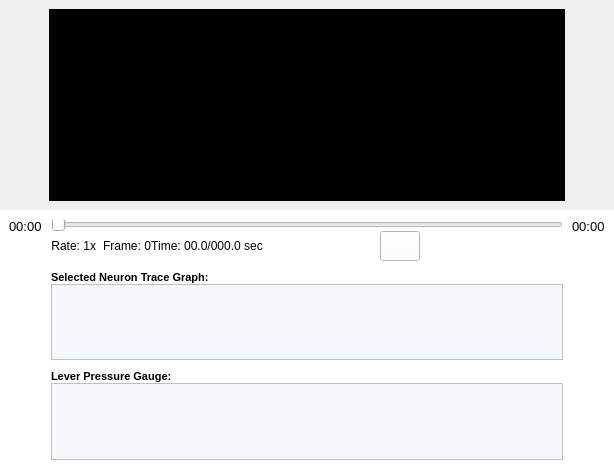
                  <widget class="QWidget" name="widget_85" native="true">
                   <property name="sizePolicy">
                    <sizepolicy hsizetype="Expanding" vsizetype="Expanding">
                     <horstretch>0</horstretch>
                     <verstretch>0</verstretch>
                    </sizepolicy>
                   </property>
                   <property name="maximumSize">
                    <size>
                     <width>1550</width>
                     <height>16777215</height>
                    </size>
                   </property>
                   <property name="styleSheet">
                    <string notr="true">border-color: rgb(0, 0, 0);
border-color: rgb(0, 0, 0);</string>
                   </property>
                   <layout class="QGridLayout" name="gridLayout_5">
                    <property name="leftMargin">
                     <number>0</number>
                    </property>
                    <property name="topMargin">
                     <number>0</number>
                    </property>
                    <property name="rightMargin">
                     <number>0</number>
                    </property>
                    <property name="bottomMargin">
                     <number>0</number>
                    </property>
                    <property name="spacing">
                     <number>0</number>
                    </property>
                    <item row="0" column="0">
                     <widget class="QWidget" name="widget_90" native="true">
                      <property name="styleSheet">
                       <string notr="true">border-color: rgb(0, 0, 0);</string>
                      </property>
                      <layout class="QGridLayout" name="gridLayout_6" columnstretch="0,0,0">
                       <item row="0" column="2">
                        <spacer name="horizontalSpacer_14">
                         <property name="orientation">
                          <enum>Qt::Horizontal</enum>
                         </property>
                         <property name="sizeType">
                          <enum>QSizePolicy::Preferred</enum>
                         </property>
                         <property name="sizeHint" stdset="0">
                          <size>
                           <width>40</width>
                           <height>20</height>
                          </size>
                         </property>
                        </spacer>
                       </item>
                       <item row="0" column="0">
                        <spacer name="horizontalSpacer_13">
                         <property name="orientation">
                          <enum>Qt::Horizontal</enum>
                         </property>
                         <property name="sizeType">
                          <enum>QSizePolicy::Fixed</enum>
                         </property>
                         <property name="sizeHint" stdset="0">
                          <size>
                           <width>40</width>
                           <height>20</height>
                          </size>
                         </property>
                        </spacer>
                       </item>
                       <item row="0" column="1">
                        <widget class="QGraphicsView" name="scope_camera_view_item_3">
                         <property name="maximumSize">
                          <size>
                           <width>890</width>
                           <height>552</height>
                          </size>
                         </property>
                         <property name="styleSheet">
                          <string notr="true">background-color: rgb(0, 0, 0);</string>
                         </property>
                        </widget>
                       </item>
                      </layout>
                     </widget>
                    </item>
                    <item row="1" column="0">
                     <widget class="QWidget" name="widget_92" native="true">
                      <property name="sizePolicy">
                       <sizepolicy hsizetype="Minimum" vsizetype="Minimum">
                        <horstretch>0</horstretch>
                        <verstretch>0</verstretch>
                       </sizepolicy>
                      </property>
                      <property name="maximumSize">
                       <size>
                        <width>1550</width>
                        <height>260</height>
                       </size>
                      </property>
                      <property name="styleSheet">
                       <string notr="true">border-color: rgb(0, 0, 0);</string>
                      </property>
                      <layout class="QHBoxLayout" name="horizontalLayout_3">
                       <property name="spacing">
                        <number>0</number>
                       </property>
                       <property name="leftMargin">
                        <number>0</number>
                       </property>
                       <property name="topMargin">
                        <number>0</number>
                       </property>
                       <property name="rightMargin">
                        <number>0</number>
                       </property>
                       <property name="bottomMargin">
                        <number>0</number>
                       </property>
                       <item>
                        <widget class="QWidget" name="widget_94" native="true">
                         <property name="sizePolicy">
                          <sizepolicy hsizetype="Fixed" vsizetype="Fixed">
                           <horstretch>0</horstretch>
                           <verstretch>0</verstretch>
                          </sizepolicy>
                         </property>
                         <property name="maximumSize">
                          <size>
                           <width>217</width>
                           <height>260</height>
                          </size>
                         </property>
                         <property name="styleSheet">
                          <string notr="true">background-color: rgb(255, 255, 255);
border-color: rgb(0, 0, 0);</string>
                         </property>
                         <layout class="QGridLayout" name="gridLayout_7">
                          <item row="0" column="0">
                           <widget class="QLabel" name="label_179">
                            <property name="sizePolicy">
                             <sizepolicy hsizetype="Fixed" vsizetype="Fixed">
                              <horstretch>0</horstretch>
                              <verstretch>0</verstretch>
                             </sizepolicy>
                            </property>
                            <property name="font">
                             <font>
                              <family>Arial</family>
                              <pointsize>10</pointsize>
                             </font>
                            </property>
                            <property name="text">
                             <string>00:00</string>
                            </property>
                           </widget>
                          </item>
                          <item row="1" column="0">
                           <spacer name="verticalSpacer_15">
                            <property name="orientation">
                             <enum>Qt::Vertical</enum>
                            </property>
                            <property name="sizeType">
                             <enum>QSizePolicy::Expanding</enum>
                            </property>
                            <property name="sizeHint" stdset="0">
                             <size>
                              <width>20</width>
                              <height>211</height>
                             </size>
                            </property>
                           </spacer>
                          </item>
                         </layout>
                        </widget>
                       </item>
                       <item>
                        <widget class="QWidget" name="widget_97" native="true">
                         <property name="sizePolicy">
                          <sizepolicy hsizetype="Expanding" vsizetype="Expanding">
                           <horstretch>0</horstretch>
                           <verstretch>0</verstretch>
                          </sizepolicy>
                         </property>
                         <property name="maximumSize">
                          <size>
                           <width>1241</width>
                           <height>260</height>
                          </size>
                         </property>
                         <property name="styleSheet">
                          <string notr="true">border-color: rgb(0, 0, 0);
background-color: rgb(255, 255, 255);</string>
                         </property>
                         <layout class="QFormLayout" name="formLayout_6">
                          <property name="horizontalSpacing">
                           <number>0</number>
                          </property>
                          <property name="verticalSpacing">
                           <number>0</number>
                          </property>
                          <property name="leftMargin">
                           <number>0</number>
                          </property>
                          <property name="rightMargin">
                           <number>0</number>
                          </property>
                          <property name="bottomMargin">
                           <number>0</number>
                          </property>
                          <item row="0" column="0" colspan="2">
                           <layout class="QGridLayout" name="gridLayout_21" columnstretch="0,0,0,1,0,2">
                            <item row="0" column="0" colspan="6">
                             <widget class="QSlider" name="horizontalSlider_9">
                              <property name="sizePolicy">
                               <sizepolicy hsizetype="Expanding" vsizetype="Fixed">
                                <horstretch>0</horstretch>
                                <verstretch>0</verstretch>
                               </sizepolicy>
                              </property>
                              <property name="maximumSize">
                               <size>
                                <width>1241</width>
                                <height>12</height>
                               </size>
                              </property>
                              <property name="toolTip">
                               <string>Scope Player</string>
                              </property>
                              <property name="styleSheet">
                               <string notr="true"/>
                              </property>
                              <property name="orientation">
                               <enum>Qt::Horizontal</enum>
                              </property>
                             </widget>
                            </item>
                            <item row="1" column="0">
                             <widget class="QLabel" name="DePlayerRate_3">
                              <property name="sizePolicy">
                               <sizepolicy hsizetype="Minimum" vsizetype="Minimum">
                                <horstretch>0</horstretch>
                                <verstretch>0</verstretch>
                               </sizepolicy>
                              </property>
                              <property name="font">
                               <font>
                                <family>Arial</family>
                                <pointsize>9</pointsize>
                               </font>
                              </property>
                              <property name="text">
                               <string>Rate: 1x  </string>
                              </property>
                              <property name="alignment">
                               <set>Qt::AlignCenter</set>
                              </property>
                             </widget>
                            </item>
                            <item row="1" column="3">
                             <spacer name="horizontalSpacer_16">
                              <property name="orientation">
                               <enum>Qt::Horizontal</enum>
                              </property>
                              <property name="sizeHint" stdset="0">
                               <size>
                                <width>40</width>
                                <height>20</height>
                               </size>
                              </property>
                             </spacer>
                            </item>
                            <item row="1" column="2">
                             <widget class="QLabel" name="DePlayerTime_3">
                              <property name="sizePolicy">
                               <sizepolicy hsizetype="Minimum" vsizetype="Minimum">
                                <horstretch>0</horstretch>
                                <verstretch>0</verstretch>
                               </sizepolicy>
                              </property>
                              <property name="font">
                               <font>
                                <family>Arial</family>
                                <pointsize>9</pointsize>
                               </font>
                              </property>
                              <property name="text">
                               <string>Time: 00.0/000.0 sec</string>
                              </property>
                              <property name="alignment">
                               <set>Qt::AlignCenter</set>
                              </property>
                             </widget>
                            </item>
                            <item row="1" column="4">
                             <layout class="QGridLayout" name="gridLayout_22">
                              <property name="horizontalSpacing">
                               <number>5</number>
                              </property>
                              <property name="verticalSpacing">
                               <number>0</number>
                              </property>
                              <item row="0" column="0">
                               <widget class="QPushButton" name="DePlayerLastButton_3">
                                <property name="minimumSize">
                                 <size>
                                  <width>40</width>
                                  <height>30</height>
                                 </size>
                                </property>
                                <property name="maximumSize">
                                 <size>
                                  <width>40</width>
                                  <height>30</height>
                                 </size>
                                </property>
                                <property name="font">
                                 <font>
                                  <pointsize>10</pointsize>
                                 </font>
                                </property>
                                <property name="styleSheet">
                                 <string notr="true">#DePlayerLastButton_3{
background-color: transparent; 
border-image: url(:/media/previous.png);
background:none;
border:none;
background-repeat:none;
}
#DePlayerLastButton_3:pressed
{
border-image:url(:/media/previous_pre.png);
background-repeat: no-repeat;
}</string>
                                </property>
                                <property name="text">
                                 <string/>
                                </property>
                               </widget>
                              </item>
                              <item row="0" column="1">
                               <widget class="QPushButton" name="DePlayerSlowButton_3">
                                <property name="minimumSize">
                                 <size>
                                  <width>40</width>
                                  <height>30</height>
                                 </size>
                                </property>
                                <property name="maximumSize">
                                 <size>
                                  <width>40</width>
                                  <height>30</height>
                                 </size>
                                </property>
                                <property name="font">
                                 <font>
                                  <pointsize>10</pointsize>
                                 </font>
                                </property>
                                <property name="styleSheet">
                                 <string notr="true">#DePlayerSlowButton_3{
background-color: transparent; 
border-image: url(:/media/rw.png);
background:none;
border:none;
background-repeat:none;
}
#DePlayerSlowButton_3:pressed
{
border-image:url(:/media/rw_pre.png);
background-repeat: no-repeat;
}</string>
                                </property>
                                <property name="text">
                                 <string/>
                                </property>
                               </widget>
                              </item>
                              <item row="0" column="2">
                               <widget class="QPushButton" name="DePlayerPlayButton_3">
                                <property name="minimumSize">
                                 <size>
                                  <width>40</width>
                                  <height>30</height>
                                 </size>
                                </property>
                                <property name="maximumSize">
                                 <size>
                                  <width>40</width>
                                  <height>30</height>
                                 </size>
                                </property>
                                <property name="font">
                                 <font>
                                  <pointsize>10</pointsize>
                                 </font>
                                </property>
                                <property name="styleSheet">
                                 <string notr="true">border-image: url(:/media/play.png);</string>
                                </property>
                                <property name="text">
                                 <string/>
                                </property>
                               </widget>
                              </item>
                              <item row="0" column="3">
                               <widget class="QPushButton" name="DePlayerFastButton_3">
                                <property name="minimumSize">
                                 <size>
                                  <width>40</width>
                                  <height>30</height>
                                 </size>
                                </property>
                                <property name="maximumSize">
                                 <size>
                                  <width>40</width>
                                  <height>30</height>
                                 </size>
                                </property>
                                <property name="font">
                                 <font>
                                  <pointsize>10</pointsize>
                                 </font>
                                </property>
                                <property name="styleSheet">
                                 <string notr="true">#DePlayerFastButton_3{
background-color: transparent; 
border-image: url(:/media/ff.png);
background:none;
border:none;
background-repeat:none;
}
#DePlayerFastButton_3:pressed
{
border-image:url(:/media/ff_pre.png);
background-repeat: no-repeat;
}
</string>
                                </property>
                                <property name="text">
                                 <string/>
                                </property>
                               </widget>
                              </item>
                              <item row="0" column="4">
                               <widget class="QPushButton" name="DePlayerNextButton_3">
                                <property name="minimumSize">
                                 <size>
                                  <width>40</width>
                                  <height>30</height>
                                 </size>
                                </property>
                                <property name="maximumSize">
                                 <size>
                                  <width>40</width>
                                  <height>30</height>
                                 </size>
                                </property>
                                <property name="font">
                                 <font>
                                  <pointsize>10</pointsize>
                                 </font>
                                </property>
                                <property name="styleSheet">
                                 <string notr="true">#DePlayerNextButton_3{
background-color: transparent; 
border-image: url(:/media/next.png);
background:none;
border:none;
background-repeat:none;
}
#DePlayerNextButton_3:pressed
{
border-image:url(:/media/next_pre.png);
background-repeat: no-repeat;
}</string>
                                </property>
                                <property name="text">
                                 <string/>
                                </property>
                               </widget>
                              </item>
                             </layout>
                            </item>
                            <item row="1" column="5">
                             <spacer name="horizontalSpacer_17">
                              <property name="orientation">
                               <enum>Qt::Horizontal</enum>
                              </property>
                              <property name="sizeType">
                               <enum>QSizePolicy::Expanding</enum>
                              </property>
                              <property name="sizeHint" stdset="0">
                               <size>
                                <width>40</width>
                                <height>20</height>
                               </size>
                              </property>
                             </spacer>
                            </item>
                            <item row="1" column="1">
                             <widget class="QLabel" name="DePlayerFrame_3">
                              <property name="sizePolicy">
                               <sizepolicy hsizetype="Minimum" vsizetype="Minimum">
                                <horstretch>0</horstretch>
                                <verstretch>0</verstretch>
                               </sizepolicy>
                              </property>
                              <property name="font">
                               <font>
                                <family>Arial</family>
                                <pointsize>9</pointsize>
                               </font>
                              </property>
                              <property name="text">
                               <string>Frame: 0</string>
                              </property>
                              <property name="alignment">
                               <set>Qt::AlignCenter</set>
                              </property>
                             </widget>
                            </item>
                           </layout>
                          </item>
                          <item row="1" column="1">
                           <spacer name="verticalSpacer_33">
                            <property name="orientation">
                             <enum>Qt::Vertical</enum>
                            </property>
                            <property name="sizeType">
                             <enum>QSizePolicy::Fixed</enum>
                            </property>
                            <property name="sizeHint" stdset="0">
                             <size>
                              <width>0</width>
                              <height>10</height>
                             </size>
                            </property>
                           </spacer>
                          </item>
                          <item row="3" column="0" colspan="2">
                           <widget class="QGraphicsView" name="DeSelectTraceView_3">
                            <property name="styleSheet">
                             <string notr="true">background-color: rgb(245, 248, 250);</string>
                            </property>
                           </widget>
                          </item>
                          <item row="4" column="1">
                           <spacer name="verticalSpacer_34">
                            <property name="orientation">
                             <enum>Qt::Vertical</enum>
                            </property>
                            <property name="sizeType">
                             <enum>QSizePolicy::Fixed</enum>
                            </property>
                            <property name="sizeHint" stdset="0">
                             <size>
                              <width>0</width>
                              <height>10</height>
                             </size>
                            </property>
                           </spacer>
                          </item>
                          <item row="6" column="0" colspan="2">
                           <widget class="QGraphicsView" name="DeLeverPressureViewLarge_3">
                            <property name="styleSheet">
                             <string notr="true">background-color: rgb(245, 248, 250);</string>
                            </property>
                           </widget>
                          </item>
                          <item row="7" column="1">
                           <spacer name="verticalSpacer_19">
                            <property name="orientation">
                             <enum>Qt::Vertical</enum>
                            </property>
                            <property name="sizeType">
                             <enum>QSizePolicy::Fixed</enum>
                            </property>
                            <property name="sizeHint" stdset="0">
                             <size>
                              <width>0</width>
                              <height>10</height>
                             </size>
                            </property>
                           </spacer>
                          </item>
                          <item row="2" column="1">
                           <widget class="QLabel" name="label">
                            <property name="font">
                             <font>
                              <family>Arial</family>
                              <pointsize>8</pointsize>
                              <weight>75</weight>
                              <bold>true</bold>
                             </font>
                            </property>
                            <property name="text">
                             <string>Selected Neuron Trace Graph: </string>
                            </property>
                           </widget>
                          </item>
                          <item row="5" column="1">
                           <widget class="QLabel" name="label_2">
                            <property name="font">
                             <font>
                              <family>Arial</family>
                              <pointsize>8</pointsize>
                              <weight>75</weight>
                              <bold>true</bold>
                             </font>
                            </property>
                            <property name="text">
                             <string>Lever Pressure Gauge: </string>
                            </property>
                           </widget>
                          </item>
                         </layout>
                        </widget>
                       </item>
                       <item>
                        <widget class="QWidget" name="widget_96" native="true">
                         <property name="sizePolicy">
                          <sizepolicy hsizetype="Fixed" vsizetype="Fixed">
                           <horstretch>0</horstretch>
                           <verstretch>0</verstretch>
                          </sizepolicy>
                         </property>
                         <property name="maximumSize">
                          <size>
                           <width>92</width>
                           <height>260</height>
                          </size>
                         </property>
                         <property name="styleSheet">
                          <string notr="true">background-color: rgb(255, 255, 255);
border-color: rgb(0, 0, 0);</string>
                         </property>
                         <layout class="QGridLayout" name="gridLayout_23">
                          <item row="1" column="0">
                           <spacer name="verticalSpacer_20">
                            <property name="orientation">
                             <enum>Qt::Vertical</enum>
                            </property>
                            <property name="sizeType">
                             <enum>QSizePolicy::Expanding</enum>
                            </property>
                            <property name="sizeHint" stdset="0">
                             <size>
                              <width>20</width>
                              <height>210</height>
                             </size>
                            </property>
                           </spacer>
                          </item>
                          <item row="0" column="0">
                           <widget class="QLabel" name="label_183">
                            <property name="sizePolicy">
                             <sizepolicy hsizetype="Fixed" vsizetype="Fixed">
                              <horstretch>0</horstretch>
                              <verstretch>0</verstretch>
                             </sizepolicy>
                            </property>
                            <property name="font">
                             <font>
                              <family>Arial</family>
                              <pointsize>10</pointsize>
                             </font>
                            </property>
                            <property name="text">
                             <string>00:00</string>
                            </property>
                           </widget>
                          </item>
                         </layout>
                        </widget>
                       </item>
                      </layout>
                     </widget>
                    </item>
                   </layout>
                  </widget>
